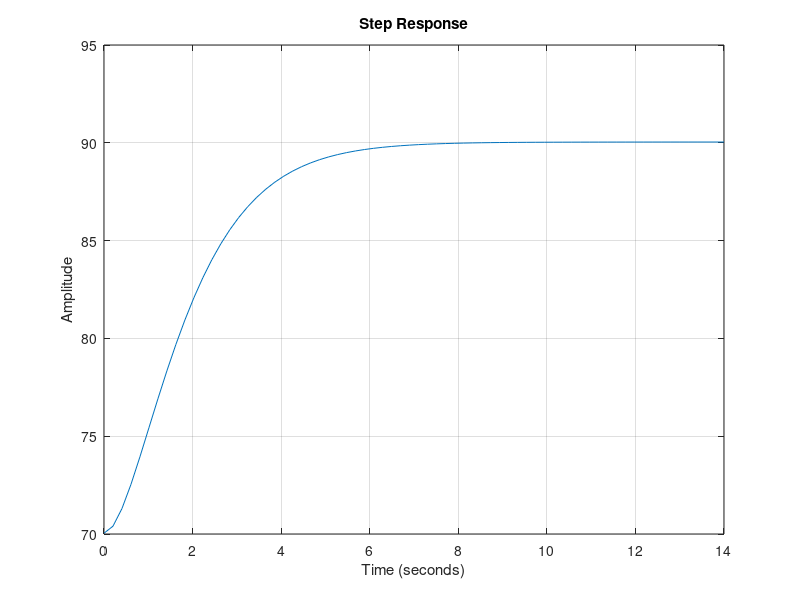

The MATLAB script that drew this image: (Note: this script raises an error after producing the figure.)
% Codigo que implementa DMC

clc;
clear all;
close all;

% definicao do processo discreto
% y(k)=a1y(k-1)+a2y(k-2)+......a_(na-1)y(k-(na-1))
% +b0u(k-1)+b1u(k-2)+...+b_(nb-1)u(k-(nb-1))

% ex 3.1 pag 49
numG = 20;          % Numerador de G
denG = [1 2 1];    % Denominador de G [s^2, s, termo constante]
G_tf = tf(numG, denG) + 70.04; 

Nss = 70;

t_final = 14; % Choose appropriate final time
t = linspace(0, t_final, Nss); % Nss equally spaced time points




figure(1)
y = step(G_tf, t);           % Step response with 60 points
plot(t, y)                   % Plot the response
grid on
title('Step Response')
xlabel('Time (seconds)')
ylabel('Amplitude')


% Verify we have exactly 60 elements
fprintf('Number of elements in response: %d\n', length(y));
fprintf('Number of time points: %d\n', length(t));


num_coeffs = G_tf.Numerator;
den_coeffs = G_tf.Denominator;

% caldeira temperatura
begin_y = 70.04;
last_y = 90;

%%
rho = 1;
amplitude_step = 10;
delta = amplitude_step;
% 
% qtt = 70;
% g0 = linspace(begin_y, last_y, qtt);
%g0=[0.1000,    0.3000,    0.7000, 0.9];
%g0 = [g0,1,1,1,1,1];

init_valor = 70; %degrees
% u(k) = alfa1 * u (k-1) + alfa2 + ... + beta * y(k) + gamma * r(k);

coefs_g = (y - init_valor ) * 1/delta 
g=coefs_g';

figure;
plot(g);
title('Resposta ao degrau')


%% sistema com atraso
% coeficientes do modelo com atraso
% Add 6 zeros to the start of the vector 'g'
g0_padded_start = [zeros(1, 6), g];

% % Display the first 15 elements to show the change
% disp('Original vector start:');
% disp(g(1:15))
% disp('Padded vector start (6 zeros added):');
% disp(g0_padded_start(1:21))

figure;
plot(g0_padded_start)
title('Resposta ao degrau trocador de calor com atraso')

%WRONG
% coefs_g2 = (g0_padded_start - init_valor ) * 1/delta 
%g2=coefs_g;


%% MPC DMC

% ex 3.3 pagina 56
% horizonte controle
Nu = 5 ;
% horizonte predicao
Nx1 = 1;
Nx2 = 20;

Nx=Nx2;

rbar=1e-1;
% ubar=Nu*rbar % + M*dbar ;
% xbar=Nx*rbar % + Mx*dbar ;

% G tem dimensao 5x20
a = g';

G=zeros(5,5);
% i = 1
G(1:5,1) = a(1:Nu,1);
% i = 2
G(1:5,2) = [zeros(1,1)'; a(1:4,1)];
% i = 3
G(1:5,3) = [zeros(1,2)'; a(1:3,1)];
% i = 4
G(1:5,4) = [zeros(1,3)'; a(1:2,1)];


for i = 1:Nu % (N-1) termos subsequentesi=
    if i==1
        G(1:Nu,i) = a(1:Nu,1);
    else
        aux = Nu-i+1;
        G(1:Nu,i) = [zeros(1,i-1)'; a(1:aux,1)];
    end
end

h = zeros(Nss, Nx);

for i = 1:Nx  
    for j = 1:Nss
        if j+ i < Nss
            h(j,i) = g(j+i) - g(i) ;
        else
             h(j,i) = g(Nss) - g(i) ;
        end
    end
end


% G_correct = zeros(Nx,Nu);
% i=1
% G_correct(1:Nx,i) = a(1:Nx,1)
% i=2
% G_correct(1:Nx,i) = [zeros(1,2)'; a(1:Nx-i+1,1)]
% i=3
% G_correct(1:Nx,i) = [zeros(1,2)'; a(1:Nx-i+1,1)]
% i=4
% G_correct(1:Nx,i) = [zeros(1,3)'; a(1:Nx-i+1,1)]

for i = 1:Nu % (N-1) termos subsequentes
    if i==1
        G_correct(1:Nx,i) = a(1:Nx,1);
    else
        aux = Nx-i+1;
        G_correct(1:Nx,i) = [zeros(1,i-1)'; a(1:aux,1)];
    end
end




 %%
len = Nu;

delta_u = repmat([0]',len-1,1);
h_impulse = repmat([0]',len-1,1);

for k = 1:len-1
    delta_u(k) = y(k+1) - g(k);

    % resposta ao impulso
    % h(k) = g(k) - g(k-1);
    %h(k) = g(k) - g(k-1)
    h_impulse(k+1) = g(k+1) - g(k); % delta_g


    % resposta do sistema - pagina 47
    y_new = (h_impulse(k) * delta_u(k))/G;
end
